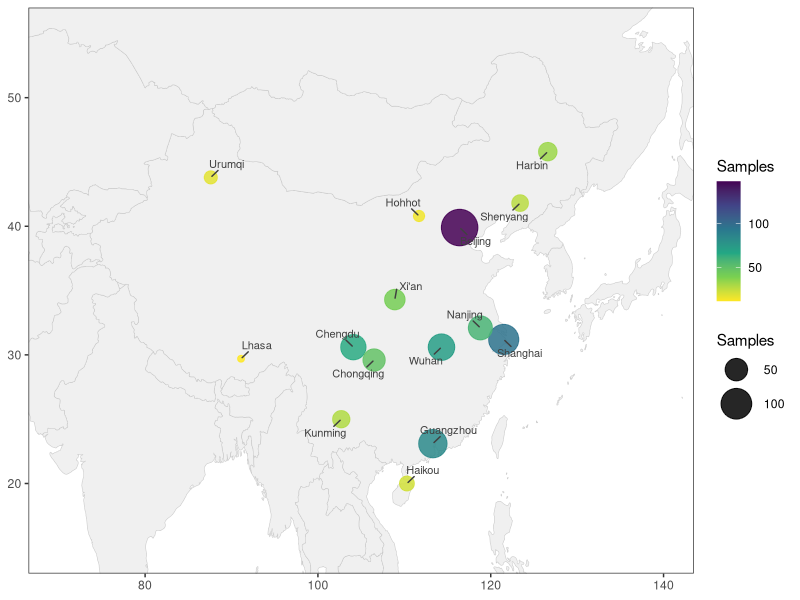
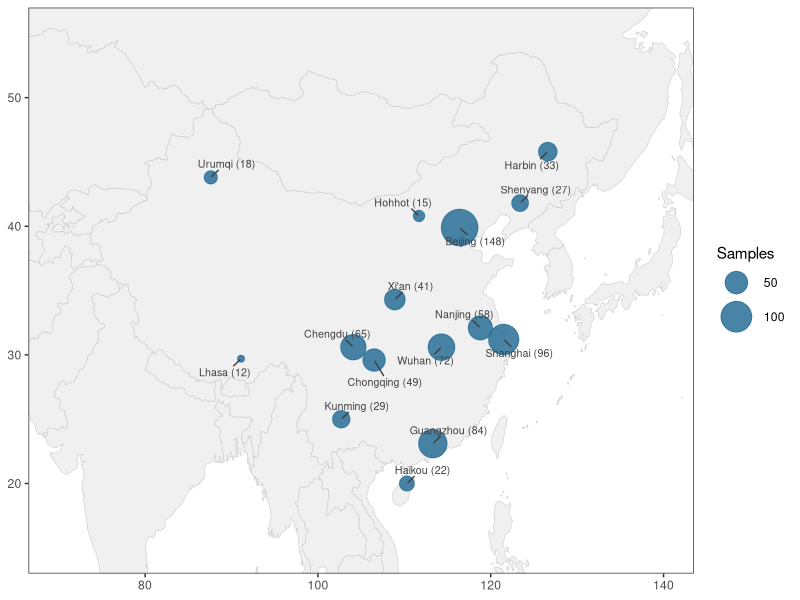
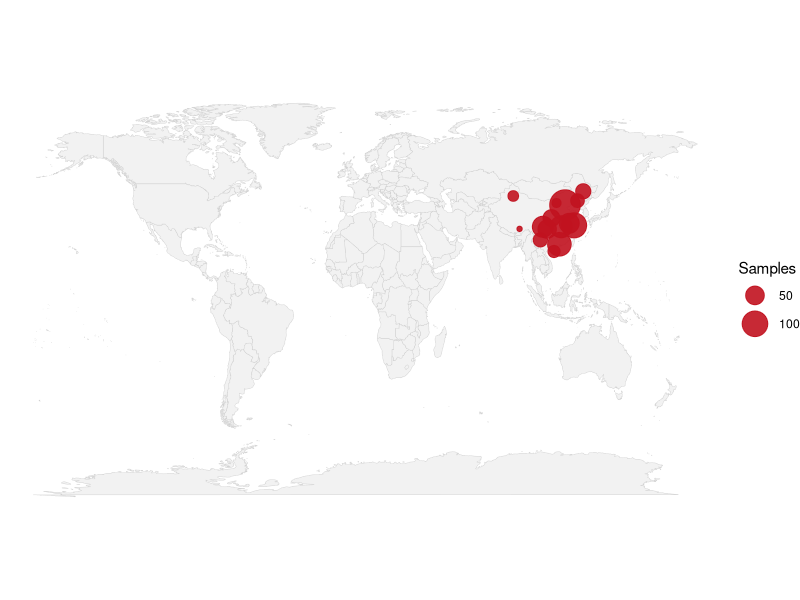

Generate these figures, in order, with R:
## ---- chunk 1
# Installing necessary packages
if (!requireNamespace("tidyverse", quietly = TRUE)) {
  install.packages("tidyverse")
}
if (!requireNamespace("ggrepel", quietly = TRUE)) {
  install.packages("ggrepel")
}
if (!requireNamespace("maps", quietly = TRUE)) {
  install.packages("maps")
}

# Load packages
library(tidyverse)
library(ggrepel)
## ---- chunk 2
world_map <- ggplot2::map_data("world")

sampling_sites <- tribble(
  ~site,       ~lon,   ~lat,   ~n,
  "Beijing",   116.4,  39.9,   148,
  "Shanghai",  121.5,  31.2,    96,
  "Guangzhou", 113.3,  23.1,    84,
  "Wuhan",     114.3,  30.6,    72,
  "Chengdu",   104.1,  30.6,    65,
  "Xi\'an",     108.9,  34.3,    41,
  "Harbin",    126.6,  45.8,    33,
  "Kunming",   102.7,  25.0,    29,
  "Lhasa",      91.1,  29.7,    12,
  "Urumqi",     87.6,  43.8,    18,
  "Shenyang",  123.4,  41.8,    27,
  "Nanjing",   118.8,  32.1,    58,
  "Chongqing", 106.5,  29.6,    49,
  "Hohhot",    111.7,  40.8,    15,
  "Haikou",    110.3,  20.0,    22)

head(sampling_sites, 3)
## ---- chunk 3
#| label: fig-1.1BasicSamplingMap
#| fig-cap: "基础采样地图"
#| out.width: "95%"
#| warning: false
#| message: false
#| fig-width: 9
#| fig-height: 6.5

ggplot() +
  geom_polygon(data = world_map, aes(long, lat, group = group),
               fill = "grey94", colour = "grey80", linewidth = .2) +
  geom_point(data = sampling_sites, aes(lon, lat, size = n, colour = n), alpha = .85) +
  geom_text_repel(data = sampling_sites, aes(lon, lat, label = site),
                  size = 2.8, colour = "grey25", min.segment.length = .2, box.padding = .4) +
  scale_size_continuous(range = c(2, 12), name = "Samples") +
  scale_colour_viridis_c(option = "viridis", direction = -1, name = "Samples") +
  coord_cartesian(xlim = c(70, 140), ylim = c(15, 55)) +
  labs(x = NULL, y = NULL) +
  theme_bw(base_size = 11) +
  theme(panel.grid = element_blank())
## ---- chunk 4
#| label: fig-1.2LabelledSamplingMap
#| fig-cap: "计数写入标签的采样地图"
#| out.width: "95%"
#| warning: false
#| message: false
#| fig-width: 9
#| fig-height: 6.5

ggplot() +
  geom_polygon(data = world_map, aes(long, lat, group = group),
               fill = "grey94", colour = "grey80", linewidth = .2) +
  geom_point(data = sampling_sites, aes(lon, lat, size = n), colour = "#2a6f97", alpha = .85) +
  geom_text_repel(data = sampling_sites, aes(lon, lat, label = paste0(site, " (", n, ")")),
                  size = 2.7, colour = "grey25", min.segment.length = .2, box.padding = .4) +
  scale_size_continuous(range = c(2, 12), name = "Samples") +
  coord_cartesian(xlim = c(70, 140), ylim = c(15, 55)) +
  labs(x = NULL, y = NULL) +
  theme_bw(base_size = 11) +
  theme(panel.grid = element_blank())
## ---- chunk 5
#| label: fig-1.3WorldSamplingMap
#| fig-cap: "世界视图的采样地图"
#| out.width: "95%"
#| warning: false
#| message: false
#| fig-width: 9
#| fig-height: 5.2

ggplot() +
  geom_polygon(data = world_map, aes(long, lat, group = group),
               fill = "grey95", colour = "grey82", linewidth = .15) +
  geom_point(data = sampling_sites, aes(lon, lat, size = n), colour = "#c1121f", alpha = .9) +
  scale_size_continuous(range = c(1.5, 10), name = "Samples") +
  coord_fixed(ratio = 1.3) +
  labs(x = NULL, y = NULL) +
  theme_void(base_size = 11)
